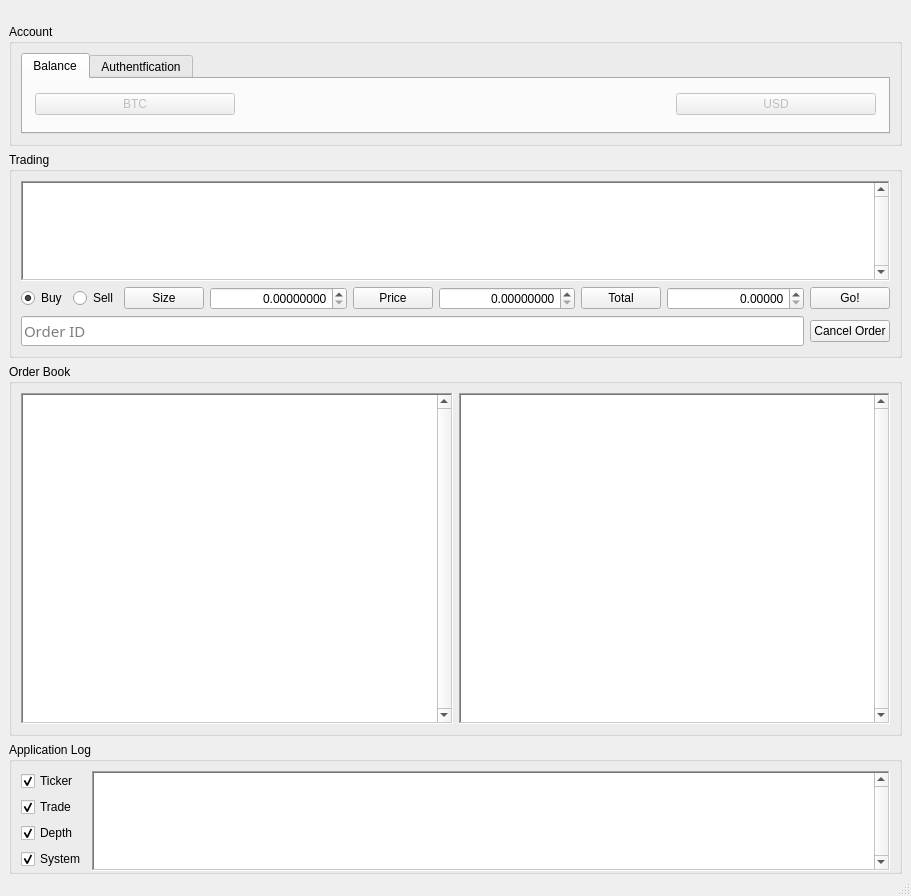
<?xml version="1.0" encoding="UTF-8"?>
<ui version="4.0">
 <class>MainWindow</class>
 <widget class="QMainWindow" name="MainWindow">
  <property name="windowModality">
   <enum>Qt::WindowModal</enum>
  </property>
  <property name="enabled">
   <bool>true</bool>
  </property>
  <property name="geometry">
   <rect>
    <x>0</x>
    <y>0</y>
    <width>911</width>
    <height>896</height>
   </rect>
  </property>
  <property name="windowTitle">
   <string>MtGox Trading UI</string>
  </property>
  <property name="locale">
   <locale language="English" country="UnitedStates"/>
  </property>
  <widget class="QWidget" name="widgetMain">
   <property name="enabled">
    <bool>true</bool>
   </property>
   <property name="sizePolicy">
    <sizepolicy hsizetype="Preferred" vsizetype="Preferred">
     <horstretch>0</horstretch>
     <verstretch>0</verstretch>
    </sizepolicy>
   </property>
   <layout class="QVBoxLayout" name="verticalLayout_2">
    <property name="spacing">
     <number>-1</number>
    </property>
    <property name="topMargin">
     <number>24</number>
    </property>
    <property name="bottomMargin">
     <number>0</number>
    </property>
    <item>
     <widget class="QGroupBox" name="groupBoxAccount">
      <property name="title">
       <string>Account</string>
      </property>
      <property name="flat">
       <bool>true</bool>
      </property>
      <layout class="QHBoxLayout" name="horizontalLayout">
       <item>
        <widget class="QTabWidget" name="tabWidget">
         <property name="sizePolicy">
          <sizepolicy hsizetype="Preferred" vsizetype="Preferred">
           <horstretch>0</horstretch>
           <verstretch>0</verstretch>
          </sizepolicy>
         </property>
         <property name="currentIndex">
          <number>0</number>
         </property>
         <widget class="QWidget" name="tabBalance">
          <attribute name="title">
           <string>Balance</string>
          </attribute>
          <layout class="QHBoxLayout" name="horizontalLayout_6">
           <property name="leftMargin">
            <number>12</number>
           </property>
           <property name="rightMargin">
            <number>12</number>
           </property>
           <property name="bottomMargin">
            <number>12</number>
           </property>
           <item>
            <widget class="QPushButton" name="pushButtonWalletA">
             <property name="enabled">
              <bool>false</bool>
             </property>
             <property name="minimumSize">
              <size>
               <width>200</width>
               <height>0</height>
              </size>
             </property>
             <property name="toolTip">
              <string>Push to use this value</string>
             </property>
             <property name="text">
              <string>BTC</string>
             </property>
            </widget>
           </item>
           <item>
            <spacer name="horizontalSpacer_4">
             <property name="orientation">
              <enum>Qt::Horizontal</enum>
             </property>
             <property name="sizeHint" stdset="0">
              <size>
               <width>0</width>
               <height>0</height>
              </size>
             </property>
            </spacer>
           </item>
           <item>
            <widget class="QLabel" name="labelOrderlag">
             <property name="toolTip">
              <string>MtGox trading lag (how long it takes for an order to be executed)</string>
             </property>
             <property name="text">
              <string/>
             </property>
            </widget>
           </item>
           <item>
            <spacer name="horizontalSpacer_2">
             <property name="orientation">
              <enum>Qt::Horizontal</enum>
             </property>
             <property name="sizeHint" stdset="0">
              <size>
               <width>0</width>
               <height>0</height>
              </size>
             </property>
            </spacer>
           </item>
           <item>
            <widget class="QPushButton" name="pushButtonWalletB">
             <property name="enabled">
              <bool>false</bool>
             </property>
             <property name="minimumSize">
              <size>
               <width>200</width>
               <height>0</height>
              </size>
             </property>
             <property name="toolTip">
              <string>Push to use this value</string>
             </property>
             <property name="text">
              <string>USD</string>
             </property>
            </widget>
           </item>
          </layout>
          <zorder>groupBoxAccount</zorder>
          <zorder>pushButtonWalletA</zorder>
          <zorder>pushButtonWalletA</zorder>
          <zorder>labelOrderlag</zorder>
          <zorder>horizontalSpacer_4</zorder>
          <zorder>horizontalSpacer_2</zorder>
          <zorder>pushButtonWalletB</zorder>
         </widget>
         <widget class="QWidget" name="tabAuth">
          <attribute name="title">
           <string>Authentfication</string>
          </attribute>
          <layout class="QHBoxLayout" name="horizontalLayout_7">
           <property name="leftMargin">
            <number>12</number>
           </property>
           <property name="rightMargin">
            <number>12</number>
           </property>
           <property name="bottomMargin">
            <number>12</number>
           </property>
           <item>
            <widget class="QLineEdit" name="lineEditKey">
             <property name="font">
              <font>
               <family>Monaco</family>
               <pointsize>11</pointsize>
              </font>
             </property>
             <property name="toolTip">
              <string>Insert your MtGox key here</string>
             </property>
             <property name="placeholderText">
              <string>Key</string>
             </property>
            </widget>
           </item>
           <item>
            <widget class="QLineEdit" name="lineEditSecret">
             <property name="font">
              <font>
               <family>Monaco</family>
               <pointsize>11</pointsize>
              </font>
             </property>
             <property name="toolTip">
              <string>Insert your MtGox secret here</string>
             </property>
             <property name="inputMethodHints">
              <set>Qt::ImhNoAutoUppercase|Qt::ImhNoPredictiveText</set>
             </property>
             <property name="echoMode">
              <enum>QLineEdit::PasswordEchoOnEdit</enum>
             </property>
             <property name="placeholderText">
              <string>Secret</string>
             </property>
            </widget>
           </item>
           <item>
            <widget class="QPushButton" name="pushButtonApply">
             <property name="cursor">
              <cursorShape>PointingHandCursor</cursorShape>
             </property>
             <property name="toolTip">
              <string>Save this key / secret combination and use it</string>
             </property>
             <property name="text">
              <string>Apply</string>
             </property>
            </widget>
           </item>
          </layout>
          <zorder>groupBoxAuth</zorder>
          <zorder>lineEditKey</zorder>
          <zorder>lineEditSecret</zorder>
          <zorder>pushButtonApply</zorder>
         </widget>
        </widget>
       </item>
      </layout>
     </widget>
    </item>
    <item>
     <widget class="QGroupBox" name="groupBoxTrading">
      <property name="title">
       <string>Trading</string>
      </property>
      <property name="flat">
       <bool>true</bool>
      </property>
      <property name="checkable">
       <bool>false</bool>
      </property>
      <layout class="QVBoxLayout" name="verticalLayout">
       <item>
        <widget class="QTextBrowser" name="textBrowserStatus">
         <property name="sizePolicy">
          <sizepolicy hsizetype="Expanding" vsizetype="Minimum">
           <horstretch>0</horstretch>
           <verstretch>0</verstretch>
          </sizepolicy>
         </property>
         <property name="maximumSize">
          <size>
           <width>16777215</width>
           <height>100</height>
          </size>
         </property>
         <property name="font">
          <font>
           <family>Monaco</family>
           <pointsize>11</pointsize>
          </font>
         </property>
         <property name="cursor" stdset="0">
          <cursorShape>IBeamCursor</cursorShape>
         </property>
         <property name="toolTip">
          <string/>
         </property>
         <property name="frameShape">
          <enum>QFrame::WinPanel</enum>
         </property>
         <property name="verticalScrollBarPolicy">
          <enum>Qt::ScrollBarAlwaysOn</enum>
         </property>
         <property name="openLinks">
          <bool>false</bool>
         </property>
        </widget>
       </item>
       <item>
        <layout class="QHBoxLayout" name="horizontalLayout_4">
         <item>
          <widget class="QRadioButton" name="radioButtonBuy">
           <property name="cursor">
            <cursorShape>PointingHandCursor</cursorShape>
           </property>
           <property name="text">
            <string>Buy</string>
           </property>
           <property name="checked">
            <bool>true</bool>
           </property>
          </widget>
         </item>
         <item>
          <widget class="QRadioButton" name="radioButtonSell">
           <property name="cursor">
            <cursorShape>PointingHandCursor</cursorShape>
           </property>
           <property name="text">
            <string>Sell</string>
           </property>
           <property name="checked">
            <bool>false</bool>
           </property>
          </widget>
         </item>
         <item>
          <widget class="QPushButton" name="pushButtonSize">
           <property name="toolTip">
            <string>Recalculate size</string>
           </property>
           <property name="text">
            <string>Size</string>
           </property>
          </widget>
         </item>
         <item>
          <widget class="QDoubleSpinBox" name="doubleSpinBoxBtc">
           <property name="sizePolicy">
            <sizepolicy hsizetype="MinimumExpanding" vsizetype="Fixed">
             <horstretch>0</horstretch>
             <verstretch>0</verstretch>
            </sizepolicy>
           </property>
           <property name="toolTip">
            <string>Size (in BTC)</string>
           </property>
           <property name="alignment">
            <set>Qt::AlignRight|Qt::AlignTrailing|Qt::AlignVCenter</set>
           </property>
           <property name="buttonSymbols">
            <enum>QAbstractSpinBox::UpDownArrows</enum>
           </property>
           <property name="decimals">
            <number>8</number>
           </property>
           <property name="maximum">
            <double>999999.000000000000000</double>
           </property>
          </widget>
         </item>
         <item>
          <widget class="QPushButton" name="pushButtonPrice">
           <property name="toolTip">
            <string>Suggest price</string>
           </property>
           <property name="text">
            <string>Price</string>
           </property>
          </widget>
         </item>
         <item>
          <widget class="QDoubleSpinBox" name="doubleSpinBoxPrice">
           <property name="enabled">
            <bool>true</bool>
           </property>
           <property name="sizePolicy">
            <sizepolicy hsizetype="MinimumExpanding" vsizetype="Fixed">
             <horstretch>0</horstretch>
             <verstretch>0</verstretch>
            </sizepolicy>
           </property>
           <property name="toolTip">
            <string>Price (in USD)</string>
           </property>
           <property name="alignment">
            <set>Qt::AlignRight|Qt::AlignTrailing|Qt::AlignVCenter</set>
           </property>
           <property name="buttonSymbols">
            <enum>QAbstractSpinBox::UpDownArrows</enum>
           </property>
           <property name="decimals">
            <number>8</number>
           </property>
           <property name="maximum">
            <double>9999.000000000000000</double>
           </property>
           <property name="singleStep">
            <double>0.010000000000000</double>
           </property>
          </widget>
         </item>
         <item>
          <widget class="QPushButton" name="pushButtonTotal">
           <property name="toolTip">
            <string>Recalculate total trade worth</string>
           </property>
           <property name="text">
            <string>Total</string>
           </property>
          </widget>
         </item>
         <item>
          <widget class="QDoubleSpinBox" name="doubleSpinBoxTotal">
           <property name="sizePolicy">
            <sizepolicy hsizetype="MinimumExpanding" vsizetype="Fixed">
             <horstretch>0</horstretch>
             <verstretch>0</verstretch>
            </sizepolicy>
           </property>
           <property name="toolTip">
            <string>Total trade worth (in USD)</string>
           </property>
           <property name="alignment">
            <set>Qt::AlignRight|Qt::AlignTrailing|Qt::AlignVCenter</set>
           </property>
           <property name="buttonSymbols">
            <enum>QAbstractSpinBox::UpDownArrows</enum>
           </property>
           <property name="decimals">
            <number>5</number>
           </property>
           <property name="maximum">
            <double>99999999.000000000000000</double>
           </property>
           <property name="singleStep">
            <double>100.000000000000000</double>
           </property>
          </widget>
         </item>
         <item>
          <widget class="QPushButton" name="pushButtonGo">
           <property name="cursor">
            <cursorShape>PointingHandCursor</cursorShape>
           </property>
           <property name="toolTip">
            <string/>
           </property>
           <property name="text">
            <string>Go!</string>
           </property>
          </widget>
         </item>
        </layout>
       </item>
       <item>
        <layout class="QHBoxLayout" name="horizontalLayout_8">
         <item>
          <widget class="QLineEdit" name="lineEditOrder">
           <property name="font">
            <font>
             <family>Monaco</family>
             <pointsize>11</pointsize>
            </font>
           </property>
           <property name="toolTip">
            <string>Paste order ID here or click link above</string>
           </property>
           <property name="placeholderText">
            <string>Order ID</string>
           </property>
          </widget>
         </item>
         <item>
          <widget class="QPushButton" name="pushButtonCancel">
           <property name="cursor">
            <cursorShape>PointingHandCursor</cursorShape>
           </property>
           <property name="toolTip">
            <string>Cancels the order with the specified ID</string>
           </property>
           <property name="text">
            <string>Cancel Order</string>
           </property>
          </widget>
         </item>
        </layout>
       </item>
      </layout>
     </widget>
    </item>
    <item>
     <widget class="QGroupBox" name="groupBoxOrder">
      <property name="title">
       <string>Order Book</string>
      </property>
      <property name="flat">
       <bool>true</bool>
      </property>
      <layout class="QHBoxLayout" name="horizontalLayout_3">
       <item>
        <widget class="QTableView" name="tableBid">
         <property name="sizePolicy">
          <sizepolicy hsizetype="Minimum" vsizetype="MinimumExpanding">
           <horstretch>0</horstretch>
           <verstretch>0</verstretch>
          </sizepolicy>
         </property>
         <property name="minimumSize">
          <size>
           <width>420</width>
           <height>300</height>
          </size>
         </property>
         <property name="font">
          <font>
           <family>Monaco</family>
           <pointsize>11</pointsize>
          </font>
         </property>
         <property name="cursor" stdset="0">
          <cursorShape>PointingHandCursor</cursorShape>
         </property>
         <property name="frameShape">
          <enum>QFrame::WinPanel</enum>
         </property>
         <property name="verticalScrollBarPolicy">
          <enum>Qt::ScrollBarAlwaysOn</enum>
         </property>
         <property name="horizontalScrollBarPolicy">
          <enum>Qt::ScrollBarAlwaysOff</enum>
         </property>
         <property name="showDropIndicator" stdset="0">
          <bool>false</bool>
         </property>
         <property name="alternatingRowColors">
          <bool>true</bool>
         </property>
         <property name="selectionMode">
          <enum>QAbstractItemView::NoSelection</enum>
         </property>
         <property name="gridStyle">
          <enum>Qt::DotLine</enum>
         </property>
         <property name="wordWrap">
          <bool>false</bool>
         </property>
         <property name="cornerButtonEnabled">
          <bool>false</bool>
         </property>
         <attribute name="horizontalHeaderDefaultSectionSize">
          <number>133</number>
         </attribute>
         <attribute name="horizontalHeaderMinimumSectionSize">
          <number>133</number>
         </attribute>
         <attribute name="horizontalHeaderStretchLastSection">
          <bool>true</bool>
         </attribute>
         <attribute name="verticalHeaderVisible">
          <bool>false</bool>
         </attribute>
         <attribute name="verticalHeaderDefaultSectionSize">
          <number>20</number>
         </attribute>
         <attribute name="verticalHeaderMinimumSectionSize">
          <number>20</number>
         </attribute>
        </widget>
       </item>
       <item>
        <widget class="QTableView" name="tableAsk">
         <property name="sizePolicy">
          <sizepolicy hsizetype="Minimum" vsizetype="MinimumExpanding">
           <horstretch>0</horstretch>
           <verstretch>0</verstretch>
          </sizepolicy>
         </property>
         <property name="minimumSize">
          <size>
           <width>420</width>
           <height>300</height>
          </size>
         </property>
         <property name="font">
          <font>
           <family>Monaco</family>
           <pointsize>11</pointsize>
          </font>
         </property>
         <property name="cursor" stdset="0">
          <cursorShape>PointingHandCursor</cursorShape>
         </property>
         <property name="autoFillBackground">
          <bool>true</bool>
         </property>
         <property name="frameShape">
          <enum>QFrame::WinPanel</enum>
         </property>
         <property name="verticalScrollBarPolicy">
          <enum>Qt::ScrollBarAlwaysOn</enum>
         </property>
         <property name="horizontalScrollBarPolicy">
          <enum>Qt::ScrollBarAlwaysOff</enum>
         </property>
         <property name="showDropIndicator" stdset="0">
          <bool>false</bool>
         </property>
         <property name="alternatingRowColors">
          <bool>true</bool>
         </property>
         <property name="selectionMode">
          <enum>QAbstractItemView::NoSelection</enum>
         </property>
         <property name="gridStyle">
          <enum>Qt::DotLine</enum>
         </property>
         <property name="wordWrap">
          <bool>false</bool>
         </property>
         <property name="cornerButtonEnabled">
          <bool>false</bool>
         </property>
         <attribute name="horizontalHeaderDefaultSectionSize">
          <number>133</number>
         </attribute>
         <attribute name="horizontalHeaderMinimumSectionSize">
          <number>133</number>
         </attribute>
         <attribute name="horizontalHeaderStretchLastSection">
          <bool>true</bool>
         </attribute>
         <attribute name="verticalHeaderVisible">
          <bool>false</bool>
         </attribute>
         <attribute name="verticalHeaderDefaultSectionSize">
          <number>20</number>
         </attribute>
         <attribute name="verticalHeaderMinimumSectionSize">
          <number>20</number>
         </attribute>
        </widget>
       </item>
      </layout>
     </widget>
    </item>
    <item>
     <widget class="QGroupBox" name="groupBoxLog">
      <property name="title">
       <string>Application Log</string>
      </property>
      <property name="flat">
       <bool>true</bool>
      </property>
      <layout class="QHBoxLayout" name="horizontalLayout_5">
       <property name="bottomMargin">
        <number>0</number>
       </property>
       <item>
        <layout class="QVBoxLayout" name="verticalLayout_4">
         <item>
          <widget class="QCheckBox" name="checkBoxLogTicker">
           <property name="text">
            <string>Ticker</string>
           </property>
           <property name="checked">
            <bool>true</bool>
           </property>
          </widget>
         </item>
         <item>
          <widget class="QCheckBox" name="checkBoxLogSystem">
           <property name="text">
            <string>Trade</string>
           </property>
           <property name="checked">
            <bool>true</bool>
           </property>
          </widget>
         </item>
         <item>
          <widget class="QCheckBox" name="checkBoxLogDepth">
           <property name="text">
            <string>Depth</string>
           </property>
           <property name="checked">
            <bool>true</bool>
           </property>
          </widget>
         </item>
         <item>
          <widget class="QCheckBox" name="checkBoxLogTrade">
           <property name="text">
            <string>System</string>
           </property>
           <property name="checked">
            <bool>true</bool>
           </property>
          </widget>
         </item>
        </layout>
       </item>
       <item>
        <widget class="QTextBrowser" name="textBrowserLog">
         <property name="sizePolicy">
          <sizepolicy hsizetype="Expanding" vsizetype="Minimum">
           <horstretch>0</horstretch>
           <verstretch>0</verstretch>
          </sizepolicy>
         </property>
         <property name="maximumSize">
          <size>
           <width>16777215</width>
           <height>100</height>
          </size>
         </property>
         <property name="font">
          <font>
           <family>Monaco</family>
           <pointsize>11</pointsize>
          </font>
         </property>
         <property name="cursor" stdset="0">
          <cursorShape>IBeamCursor</cursorShape>
         </property>
         <property name="toolTip">
          <string>Technical output</string>
         </property>
         <property name="frameShape">
          <enum>QFrame::WinPanel</enum>
         </property>
         <property name="verticalScrollBarPolicy">
          <enum>Qt::ScrollBarAlwaysOn</enum>
         </property>
        </widget>
       </item>
      </layout>
     </widget>
    </item>
   </layout>
  </widget>
  <widget class="QStatusBar" name="statusbar"/>
 </widget>
 <tabstops>
  <tabstop>doubleSpinBoxBtc</tabstop>
  <tabstop>doubleSpinBoxPrice</tabstop>
  <tabstop>doubleSpinBoxTotal</tabstop>
  <tabstop>lineEditOrder</tabstop>
 </tabstops>
 <resources/>
 <connections/>
</ui>
